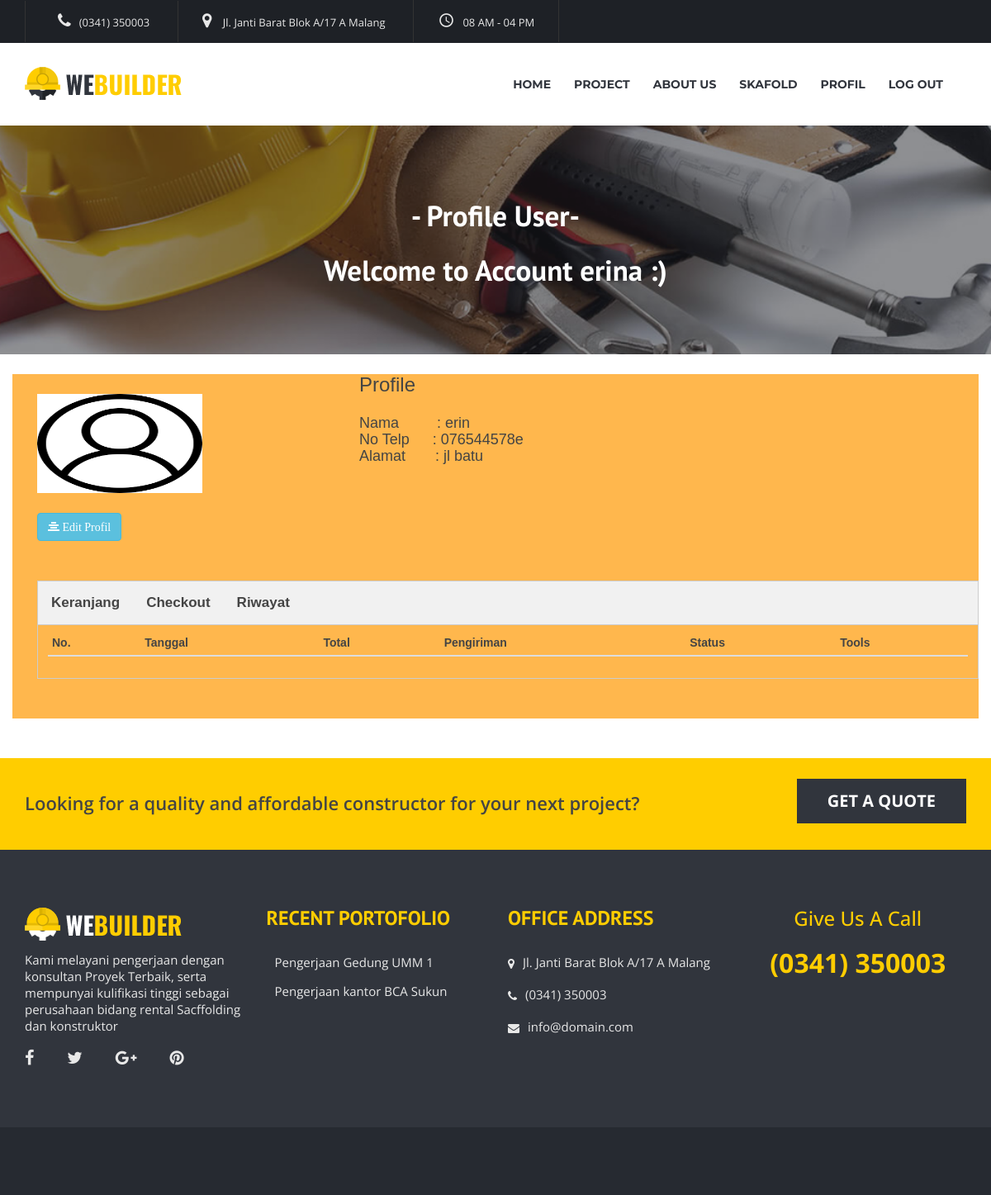
/ProfilBar.php (signed in), run on the app's committed database.
### tables this page shows
CREATE TABLE IF NOT EXISTS `user` (
  `id_user` int(11) NOT NULL,
  `username` varchar(100) NOT NULL,
  `password` varchar(500) NOT NULL,
  `email` varchar(100) NOT NULL,
  `status` varchar(100) NOT NULL,
  `nama` varchar(100) NOT NULL,
  `foto` varchar(100) DEFAULT 'p.png',
  `no_telp` varchar(100) NOT NULL,
  `alamat` varchar(100) NOT NULL
);

### ProfilBar.php (the view, shortened to what this page needs)
<?php
include "koneksi/koneksi.php";
$username = $_SESSION['username'];
$queryIdUser = mysqli_query($mysqli, "SELECT * FROM user WHERE username='$username'") or die("data salah: " . mysqli_error($mysqli));
while ($show = mysqli_fetch_array($queryIdUser)) {
    $nama = $show['nama'];
    $no_telp = $show['no_telp'];
    $alamat = $show['alamat'];
    $foto = $show['foto'];
}
?>
<!DOCTYPE html>
<html lang="en">
<head>
    <link href="css/font-awesome.min.css" rel="stylesheet">
    <link href="css/materialdesignicons.min.css" rel="stylesheet">
    <link href="css/bootstrap.min.css" rel="stylesheet">
    <link href="vendors/revolution/css/settings.css" rel="stylesheet">
    <link href="vendors/revolution/css/layers.css" rel="stylesheet">
    <link href="vendors/revolution/css/navigation.css" rel="stylesheet">
    <link href="vendors/animate-css/animate.css" rel="stylesheet">
    <link href="vendors/owl-carousel/assets/owl.carousel.min.css" rel="stylesheet">
    <link href="css/style.css" rel="stylesheet">
    <link href="css/responsive.css" rel="stylesheet">
    <link href="//netdna.bootstrapcdn.com/twitter-bootstrap/2.3.2/css/bootstrap-combined.min.css" rel="stylesheet" id="bootstrap-css">
</head>
<body>
    <header class="main_header_area">
        <div class="header_top_area">
            <div class="container">
                <div class="pull-left">
                    <a href="#"><i class="fa fa-phone"></i>(0341) 350003</a>
                    <a href="#"><i class="fa fa-map-marker"></i> Jl. Janti Barat Blok A/17 A Malang </a>
                    <a href="#"><i class="mdi mdi-clock"></i>08 AM - 04 PM</a>
                </div>
            </div>
        </div>
        <div class="main_menu_area">
            <div class="container">
                <nav class="navbar navbar-default">
                    <div class="navbar-header">
                        <a class="navbar-brand" href="index.php"><img src="img/logo.png" alt=""></a>
                    </div>
                    <div class="collapse navbar-collapse" id="bs-example-navbar-collapse-1">
                        <ul class="nav navbar-nav navbar-right">
                            <li><a href="index.php">Home</a></li>
                            <li><a href="projectBar.php">Project</a></li>
                            <li><a href="aboutUs.php">About Us</a></li>
                            <li><a href="skafoldBar.php">Skafold</a></li>
                            <?php if (!isset($_SESSION['username'])) {
                                echo '<li><a href="admin_kaw/index.php">Login</a></li>';
                            } else {
                                echo '<li><a href="profilBar.php">Profil</a></li>';
                                echo '<li><a href="admin_kaw/logout.php">Log Out</a></li>';
                            }
                            ?>
                        </ul>
                    </div>
                </nav>
            </div>
        </div>
    </header>
    <section class="banner_area">
        <div class="container">
            <div class="banner_inner_text">
                <h4>- Profile User-</h4>
                <ul> <br>
                    <div class="content">
                        <?php if (isset($_SESSION['username'])) : ?>
                            <div class="banner_inner_text">
                                <h4>
                                    <p>
                                        Welcome to Account
                                        <strong>
                                            <?php echo $_SESSION['username']; ?>
                                        </strong> :)
                                    </p>
                                </h4>
                            </div>
                        <?php endif ?>
                    </div>
            </div>
        </div>
    </section>
    <br>
    <div class="container-fluid">
        <div class="product-status mg-b-30">
            <div class="container-fluid" style="background-color: #FFB74D">
                <div class="container">
                    <div class="row">
                        <div class="col-md-4">
                            <br>
                            <img id="myImg" src="img/users/<?php echo $foto; ?>" width="200" height="120"><br>
                            <br> <a href="editUserProfile.php" class="btn btn-info"> <b>
                                    <style:'<i class="fa fa-align-center" aria-hidden="true"> Edit Profil </i>
                                </b></a>
                        </div>
                        <div class="col-md-8">
                            <h3> Profile </h3>
                            <br>
                            <b>
                                <h4>
                                    <p> Nama &emsp;&emsp; : <?php echo $nama; ?> </p>
                                </h4>
                            </b>
                            <b>
                                <h4>
                                    <p> No Telp &emsp; : <?php echo $no_telp; ?> </p>
                                </h4>
                            </b>
                            <b>
                                <h4>
                                    <p> Alamat&emsp;&emsp;: <?php echo $alamat; ?> </p>
                                </h4>
                            </b>
                        </div>
                    </div>
                    <br>
                    <br>
                    <div class="row">
                        <div class="col-md-12">
                            <div class="tab">
                                <button class="tablinks" onclick="openTabs(event, 'Keranjang')"> <b> Keranjang </b></button>
                                <button class="tablinks" onclick="openTabs(event, 'Checkout')"> <b> Checkout </b> </button>
                                <button class="tablinks" onclick="openTabs(event, 'Riwayat')"> <b> Riwayat </b> </button>
                            </div>
                            <div id="Riwayat" class="tabcontent">
                                <div class="product-status-wrap">
                                    <div class="row">
                                        <div class="col-lg-12 col-md-12 col-sm-12 col-xs-12">
                                            <table class="table table-condensed">
                                                <thead>
                                                    <tr>
                                                        <b>
                                                            <th>No.</th>
                                                            <th>Tanggal</th>
                                                            <th>Total</th>
                                                            <th>Pengiriman</th>
                                                            <th>Status</th>
                                                            <th>Tools</th>
                                                    </tr> </b>
                                                </thead>
                                            </table>
                                        </div>
                                    </div>
                                </div>
                            </div>
                        </div>
                    </div>
                    <br> <br>
                </div>
            </div>
        </div>
    </div>
    <br>
    <br>
    <section class="get_quote_area yellow_get_quote">
        <div class="container">
            <div class="pull-left">
                <h4>Looking for a quality and affordable constructor for your next project?</h4>
            </div>
            <div class="pull-right">
                <a class="get_btn_black" href="#">GET A QUOTE</a>
            </div>
        </div>
    </section>
    <footer class="footer_area">
        <div class="footer_widgets_area">
            <div class="container">
                <div class="row footer_widgets_inner">
                    <div class="col-md-3 col-sm-6">
                        <aside class="f_widget about_widget">
                            <img src="img/footer-logo.png" alt="">
                            <p>Kami melayani pengerjaan dengan konsultan Proyek Terbaik, serta mempunyai kulifikasi tinggi sebagai perusahaan bidang rental Sacffolding dan konstruktor </p>
                            <ul>
                                <li><a href="#"><i class="fa fa-facebook"></i></a></li>
                                <li><a href="#"><i class="fa fa-twitter"></i></a></li>
                                <li><a href="#"><i class="fa fa-google-plus"></i></a></li>
                                <li><a href="#"><i class="fa fa-pinterest"></i></a></li>
                            </ul>
                        </aside>
                    </div>
                    <div class="col-md-3 col-sm-6">
                        <aside class="f_widget recent_widget">
                            <div class="f_w_title">
                                <h3>Recent Portofolio</h3>
                            </div>
                            <div class="recent_w_inner">
                                <div class="media">
                                    <div class="media-left">
                                    </div>
                                    <div class="media-body">
                                        <a href="#">
                                            <p>Pengerjaan Gedung UMM 1</p>
                                        </a>
                                    </div>
                                </div>
                                <div class="media">
                                    <div class="media-left">
                                    </div>
                                    <div class="media-body">
                                        <a href="#">
                                            <p>Pengerjaan kantor BCA Sukun</p>
                                        </a>
                                    </div>
                                </div>
                            </div>
                        </aside>
                    </div>
                    <div class="col-md-3 col-sm-6">
                        <aside class="f_widget address_widget">
                            <div class="f_w_title">
                                <h3>Office Address</h3>
                            </div>
                            <div class="address_w_inner">
                                <div class="media">
                                    <div class="media-left">
                                        <i class="fa fa-map-marker"></i>
                                    </div>
                                    <div class="media-body">
                                        <p> Jl. Janti Barat Blok A/17 A Malang</p>
                                    </div>
                                </div>
                                <div class="media">
                                    <div class="media-left">
                                        <i class="fa fa-phone"></i>
                                    </div>
                                    <div class="media-body">
                                        <p>(0341) 350003 </p>
                                    </div>
                                </div>
                                <div class="media">
                                    <div class="media-left">
                                        <i class="fa fa-envelope"></i>
                                    </div>
                                    <div class="media-body">
                                        <p>info@domain.com</p>
                                    </div>
                                </div>
                            </div>
                        </aside>
                    </div>
                    <div class="col-md-3 col-sm-6">
                        <aside class="f_widget give_us_widget">
                            <h5>Give Us A Call</h5>
                            <h4>(0341) 350003 </h4>
                        </aside>
                    </div>
                </div>
            </div>
        </div>
        <div class="footer_copy_right">
        </div>
    </footer>
</body>
</html>

### ProfilBar.php (style rules this page uses)
body { font-family: Arial; }
.tab { overflow: hidden; border: 1px solid #ccc; background-color: #f1f1f1; }
.tab button { background-color: inherit; float: left; border: none; outline: none; cursor: pointer; padding: 14px 16px; transition: 0.3s; font-size: 17px; }
.tabcontent { display: none; padding: 6px 12px; border: 1px solid #ccc; border-top: none; }

### data on the page
user: foto (picture), nama "erin", no_telp "076544578e", alamat "jl batu"

### other printed values
$_SESSION['username'] "erina"
